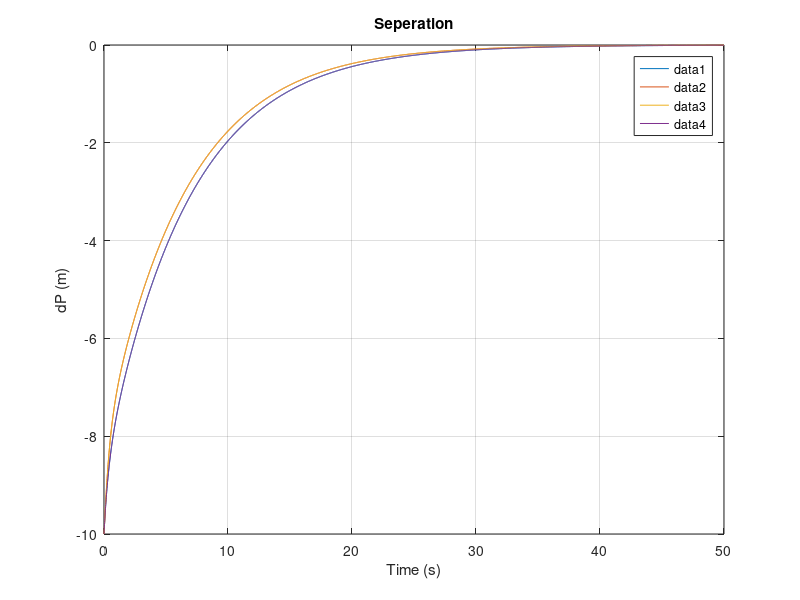
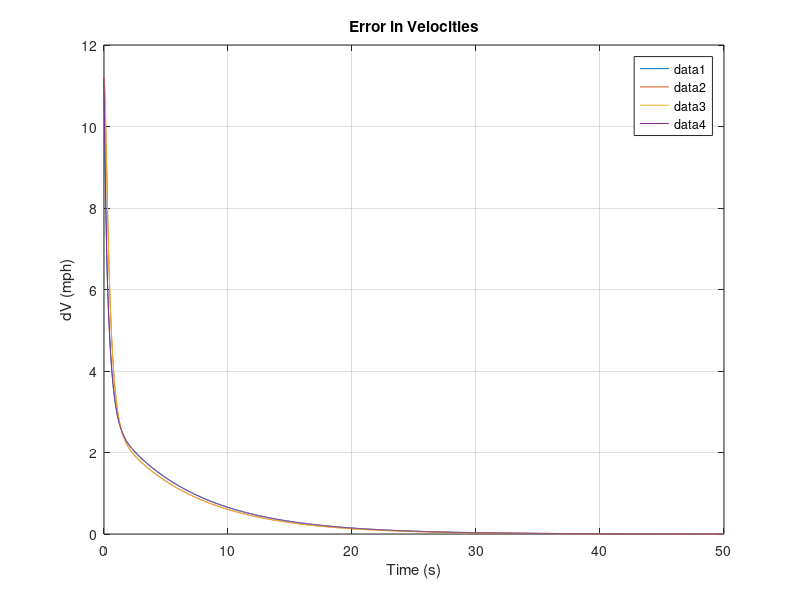
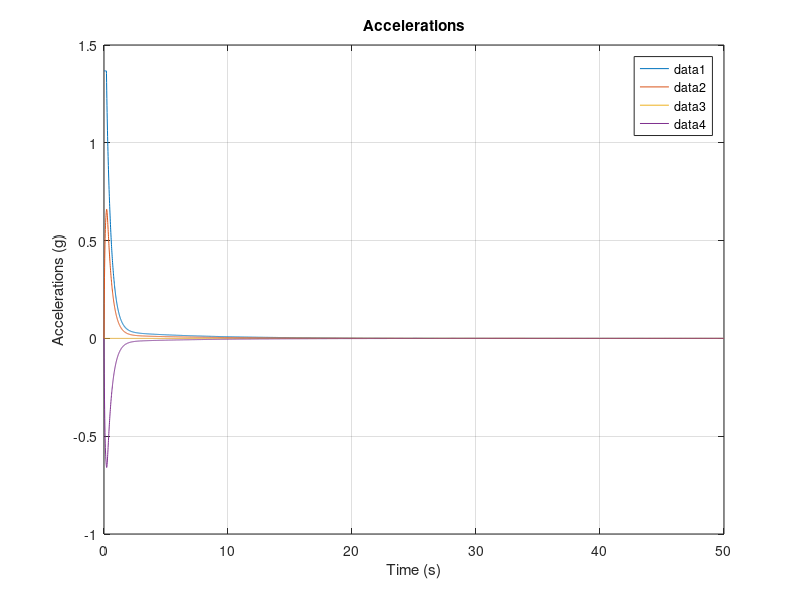

Recreate these plots in MATLAB, in order.
%% Vehicle Platoon

close all; clc; clear;

%% Functions

kp = 1;
kd = 7;
d = 10;

N = 5; % Platoon size with Leader

for n = 1:N-1
    B(n*2,n:n+1) = [-1 1];
    
end

for n=0:N-1
    K(n+1,n*2+1:n*2+4) = [-kp -kd kp kd];
end

K  = K(:,3:end-2);
A = diag(mod((1:N*2-3),2)==1,1)*1;

%% LQR
% Q = eye(N*2);
% R = 50*eye(N);
% [K,S,E]=lqr(A,B,Q,R);

%% simulation

% X0  = zeros(1,N*2);
% X0(1,end-1:end) = [0 50];

X0 = [-10 5 -10 5 -10 5 -10 5];

tf = 50;
dt = 0.01;

clear X t
t=0:dt:tf;

maxA = 13.4112; % 30 mph/s in m/s^2
minA = -13.4112; % -30 mph/s m/s^2

X(1,:) = X0';

for n=2:length(t)
%     E(n-1,:) = (R - C*X(n-1,:)')';
    
    U(n-1,:) = (K*X(n-1,:)');
%     U(n-1,:) = (K_a*E(n-1,:)');

    U(maxA<U)=maxA;
    U(minA>U)=minA;   

    Xd = A*X(n-1,:)' + B*U(n-1,:)';
    X(n,:) = X(n-1,:) + dt*Xd';
end

%% Plots
for n=1:N-1
figure(1); plot(t,X(:,(n)*2-1)); hold on;
n
end
title('Seperation');
xlabel('Time (s)');
ylabel('dP (m)');
legend('show')
grid on



for n=1:N-1
figure(2); plot(t,X(:,n*2).*2.23694); hold on
n
end
title('Error in Velocities');
xlabel('Time (s)');
ylabel('dV (mph)');
legend('show')
grid on


for n=1:N-1
figure(3); plot(t(1:end-1),U(:,n)./9.806); hold on
end
title('Accelerations');
xlabel('Time (s)');
ylabel('Accelerations (g)');
legend('show')
grid on


